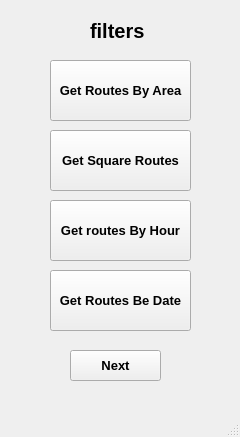
<?xml version="1.0" encoding="UTF-8"?>
<ui version="4.0">
 <class>MainWindow</class>
 <widget class="QMainWindow" name="MainWindow">
  <property name="geometry">
   <rect>
    <x>0</x>
    <y>0</y>
    <width>240</width>
    <height>437</height>
   </rect>
  </property>
  <property name="windowTitle">
   <string>MainWindow</string>
  </property>
  <widget class="QWidget" name="centralwidget">
   <widget class="QToolButton" name="toolButton">
    <property name="geometry">
     <rect>
      <x>50</x>
      <y>60</y>
      <width>141</width>
      <height>61</height>
     </rect>
    </property>
    <property name="font">
     <font>
      <pointsize>10</pointsize>
      <weight>75</weight>
      <bold>true</bold>
     </font>
    </property>
    <property name="text">
     <string>Get Routes By Area</string>
    </property>
   </widget>
   <widget class="QToolButton" name="toolButton_2">
    <property name="geometry">
     <rect>
      <x>50</x>
      <y>130</y>
      <width>141</width>
      <height>61</height>
     </rect>
    </property>
    <property name="font">
     <font>
      <pointsize>10</pointsize>
      <weight>75</weight>
      <bold>true</bold>
     </font>
    </property>
    <property name="text">
     <string>Get Square Routes</string>
    </property>
   </widget>
   <widget class="QToolButton" name="toolButton_3">
    <property name="geometry">
     <rect>
      <x>50</x>
      <y>200</y>
      <width>141</width>
      <height>61</height>
     </rect>
    </property>
    <property name="font">
     <font>
      <pointsize>10</pointsize>
      <weight>75</weight>
      <bold>true</bold>
     </font>
    </property>
    <property name="text">
     <string>Get routes By Hour</string>
    </property>
   </widget>
   <widget class="QToolButton" name="toolButton_4">
    <property name="geometry">
     <rect>
      <x>50</x>
      <y>270</y>
      <width>141</width>
      <height>61</height>
     </rect>
    </property>
    <property name="font">
     <font>
      <pointsize>10</pointsize>
      <weight>75</weight>
      <bold>true</bold>
     </font>
    </property>
    <property name="text">
     <string>Get Routes Be Date</string>
    </property>
   </widget>
   <widget class="QPushButton" name="pushButton">
    <property name="geometry">
     <rect>
      <x>70</x>
      <y>350</y>
      <width>91</width>
      <height>31</height>
     </rect>
    </property>
    <property name="font">
     <font>
      <pointsize>10</pointsize>
      <weight>75</weight>
      <bold>true</bold>
     </font>
    </property>
    <property name="text">
     <string>Next</string>
    </property>
   </widget>
   <widget class="QLabel" name="filters">
    <property name="geometry">
     <rect>
      <x>90</x>
      <y>20</y>
      <width>71</width>
      <height>21</height>
     </rect>
    </property>
    <property name="font">
     <font>
      <pointsize>15</pointsize>
      <weight>75</weight>
      <bold>true</bold>
     </font>
    </property>
    <property name="text">
     <string>filters</string>
    </property>
   </widget>
  </widget>
  <widget class="QMenuBar" name="menubar">
   <property name="geometry">
    <rect>
     <x>0</x>
     <y>0</y>
     <width>240</width>
     <height>21</height>
    </rect>
   </property>
  </widget>
  <widget class="QStatusBar" name="statusbar"/>
 </widget>
 <resources/>
 <connections/>
</ui>
